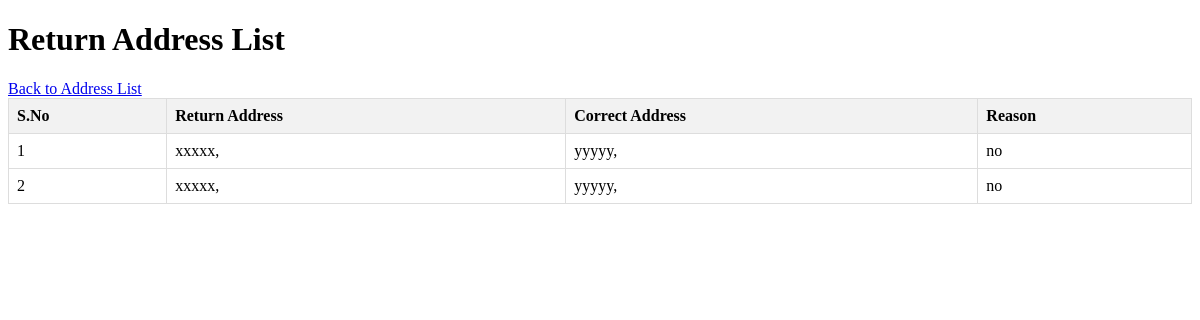
The page /return-addresses/ (signed in) on the database its author committed.
### myapp/models.py (models this page shows, shortened)
class ReturnAddress(models.Model):
    return_address = models.CharField(max_length=255)
    correct_address = models.CharField(max_length=255)
    reason = models.TextField()
    status = models.CharField(max_length=20, choices=[
        ('verified', 'Verified'),
        ('not_verified', 'Not Verified'),
        ('rejected', 'Rejected'),
    ])

### myapp/views.py (the view)
# urls.py: path('return-addresses/', return_address_list, name='return_address_list'),
@login_required
def return_address_list(request):
    return_addresses = ReturnAddress.objects.all()  # Adjust as necessary
    return render(request, 'addresses/return_address_list.html', {
        'return_addresses': return_addresses,
    })

### myapp/templates/addresses/return_address_list.html (shortened to what this page needs)
<!DOCTYPE html>
<html lang="en">
<head>
</head>
<body>
    <h1>Return Address List</h1>
    <a href="{% url 'address_list' %}">Back to Address List</a>
    <table>
        <thead>
            <tr>
                <th>S.No</th>
                <th>Return Address</th>
                <th>Correct Address</th>
                <th>Reason</th>
            </tr>
        </thead>
        <tbody>
            {% if return_addresses %}
                {% for address in return_addresses %}
                <tr class="{% if address.status == 'verified' %}verified{% elif address.status == 'not_verified' %}not-verified{% elif address.status == 'rejected' %}rejected{% endif %}">
                    <td>{{ forloop.counter }}</td>
                    <td>{{ address.return_address }}</td>
                    <td>{{ address.correct_address }}</td>
                    <td>{{ address.reason }}</td>
                </tr>
                {% endfor %}
            {% else %}
                <tr>
                    <td colspan="4">No return addresses found.</td>
                </tr>
            {% endif %}
        </tbody>
    </table>
</body>
</html>

### myapp/templates/addresses/return_address_list.html (style rules this page uses)
table { width: 100%; border-collapse: collapse; }
th, td { border: 1px solid #ddd; padding: 8px; text-align: left; }
th { background-color: #f2f2f2; }

### rows shown on the page
ReturnAddress: return_address "xxxxx,", correct_address "yyyyy,", reason "no"
ReturnAddress: return_address "xxxxx,", correct_address "yyyyy,", reason "no"
